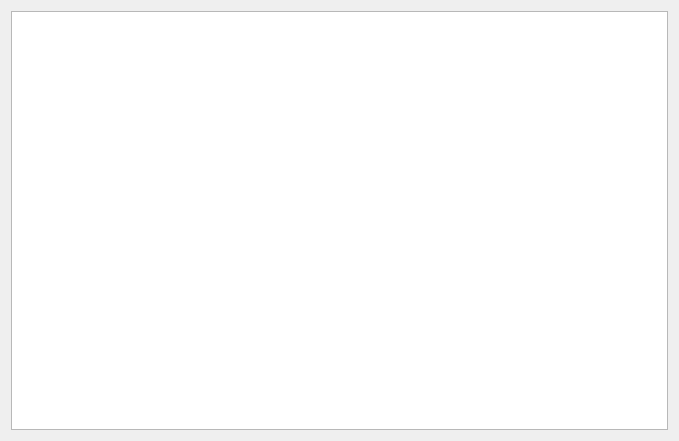
<?xml version="1.0" encoding="UTF-8"?>
<ui version="4.0">
 <class>pgwidget</class>
 <widget class="QWidget" name="pgwidget">
  <property name="geometry">
   <rect>
    <x>0</x>
    <y>0</y>
    <width>679</width>
    <height>441</height>
   </rect>
  </property>
  <property name="windowTitle">
   <string>pyqtGraph_test</string>
  </property>
  <layout class="QGridLayout" name="gridLayout">
   <item row="0" column="0">
    <widget class="GraphicsLayoutWidget" name="graphicsView"/>
   </item>
  </layout>
 </widget>
 <customwidgets>
  <customwidget>
   <class>GraphicsLayoutWidget</class>
   <extends>QGraphicsView</extends>
   <header location="global">pyqtgraph</header>
  </customwidget>
 </customwidgets>
 <resources/>
 <connections/>
</ui>
